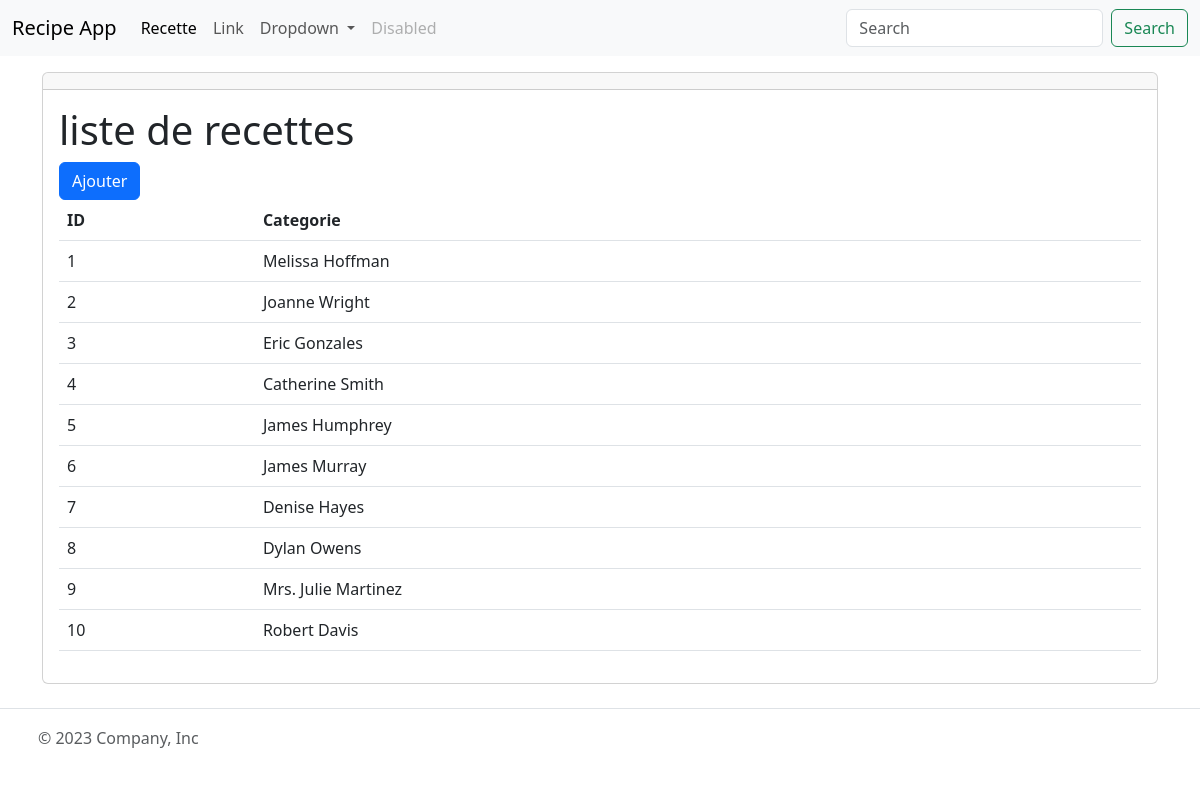
Page /recette/ on the committed database.
### recipe/models.py (models this page shows, shortened)
class Recette(models.Model):
    categorie= models.CharField(max_length=50)

### recipe/views.py (the view)
# urls.py: path('recette/', list_recette, name='recette'),
def list_recette(request):
    recette = Recette.objects.all()
    return render(request, 'recette.html' , {'recette':recette})

### recipe/templates/recette.html (shortened to what this page needs)
{% extends 'base.html' %}
{%block content%}
<div class="card mt-3">
    <div class="card-header">
    </div>
    <div class="card-body">
        <h1>liste de recettes</h1>
        <a href="{% url 'create_recette'%}" class="btn btn-primary">Ajouter</a>
<table class="table table-hover">
    <thead>
    <th>ID</th><th>Categorie</th>
    </thead>
    <tbody>
    {% for recette in recette %}
    <tr>
        <td>{{recette.id}}</td>
        <td>{{recette.categorie}}</td>
    </tr>
    {%endfor%}
    </tbody>
</table>
    </div>
</div>
{%endblock%}

### recipe/templates/base.html (shortened to what this page needs)
<!DOCTYPE html>
<html lang="en">
<head>
    <link href="https://cdn.jsdelivr.net/npm/bootstrap@5.3.0-alpha3/dist/css/bootstrap.min.css" rel="stylesheet">
</head>
<body>
<nav class="navbar navbar-expand-lg bg-body-tertiary">
  <div class="container-fluid">
    <a class="navbar-brand" href="#">Recipe App</a>
    <div class="collapse navbar-collapse" id="navbarSupportedContent">
      <ul class="navbar-nav me-auto mb-2 mb-lg-0">
        <li class="nav-item">
          <a class="nav-link active" aria-current="page" href="#">Recette</a>
        </li>
        <li class="nav-item">
          <a class="nav-link" href="#">Link</a>
        </li>
        <li class="nav-item dropdown">
          <a class="nav-link dropdown-toggle" href="#" role="button" data-bs-toggle="dropdown" aria-expanded="false">
            Dropdown
          </a>
        </li>
        <li class="nav-item">
          <a class="nav-link disabled">Disabled</a>
        </li>
      </ul>
      <form class="d-flex" role="search">
        <input class="form-control me-2" type="search" placeholder="Search" aria-label="Search">
        <button class="btn btn-outline-success" type="submit">Search</button>
      </form>
    </div>
  </div>
</nav>
<div class="container">
  {% block content %}
  {%endblock%}
</div>
<footer class="d-flex flex-wrap justify-content-between align-items-center py-3 my-4 border-top">
    <div class="col-md-4 d-flex align-items-center">
      <a href="/" class="mb-3 me-2 mb-md-0 text-body-secondary text-decoration-none lh-1">
        <svg class="bi" width="30" height="24"><use xlink:href="#bootstrap"></use></svg>
      </a>
      <span class="mb-3 mb-md-0 text-body-secondary">© 2023 Company, Inc</span>
    </div>
    <ul class="nav col-md-4 justify-content-end list-unstyled d-flex">
      <li class="ms-3"><a class="text-body-secondary" href="#"><svg class="bi" width="24" height="24"><use xlink:href="#twitter"></use></svg></a></li>
      <li class="ms-3"><a class="text-body-secondary" href="#"><svg class="bi" width="24" height="24"><use xlink:href="#instagram"></use></svg></a></li>
      <li class="ms-3"><a class="text-body-secondary" href="#"><svg class="bi" width="24" height="24"><use xlink:href="#facebook"></use></svg></a></li>
    </ul>
  </footer>
</body>
</html>

### rows in the picture
Recette: id "1", categorie "Melissa Hoffman"
Recette: id "2", categorie "Joanne Wright"
Recette: id "3", categorie "Eric Gonzales"
Recette: id "4", categorie "Catherine Smith"
Recette: id "5", categorie "James Humphrey"
Recette: id "6", categorie "James Murray"
Recette: id "7", categorie "Denise Hayes"
Recette: id "8", categorie "Dylan Owens"
Recette: id "9", categorie "Mrs. Julie Martinez"
Recette: id "10", categorie "Robert Davis"
